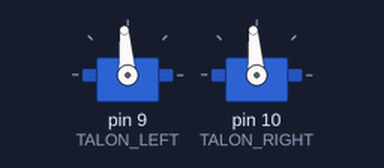
A sketch run on a simulated Arduino Uno, built with avr-gcc and run on an emulated ATmega328P. Shown: 2 × servo.

Above: at 0.1 s.
Timing chart, 0 to 2.5 s (numbered marks = the images above):
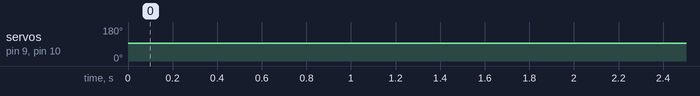

Measured:
- by itself, servo on pin 9 (TALON_LEFT), servo on pin 10 (TALON_RIGHT): 94° → 93° at 1.0 s

The sketch:

Chassis_Control.ino
```cpp
#include <Servo.h>
#include <Wire.h>

// Insert own filepath here
#include "/home/collin/urc2014/tests/drive-test/Chassis_Control/DriveData.h"
// #include "C:\Users\Taylor\Documents\Arduino\libraries\DriveData.h"

//Packet size of DriveData object in bytes
#ifndef NECESSARY_PACKET_SIZE
#define NECESSARY_PACKET_SIZE  sizeof(DriveData)
#endif

#ifndef TIMEOUT
#define TIMEOUT 1000
#endif

const int TALON_LEFT = 9, TALON_RIGHT = 10, MIN_FREQUENCY = 1001, NEUTRAL_FREQUENCY = 1500, MAX_FREQUENCY = 2041;
unsigned long timeLastPacket;

Servo leftMotor, rightMotor;

DriveData data = { 0 };

inline void readBytes(void* dest, size_t len)
{
  for(char* charDest = (char*)dest; len > 0 && Wire.available(); --len, ++charDest )
    *charDest = Wire.read();
}

void i2cHandler(int numBytes)
{
  if(numBytes >= NECESSARY_PACKET_SIZE)
    timeLastPacket = millis();

  while(Wire.available() >= NECESSARY_PACKET_SIZE)
    readBytes(&data, sizeof(data));

  while(Wire.available() > 0)
    Wire.read();
}

void setup()
{
  // Attach the motors and set their starting speed to neutral/zero speed
  leftMotor.attach(TALON_LEFT);
  rightMotor.attach(TALON_RIGHT);
  leftMotor.writeMicroseconds(NEUTRAL_FREQUENCY);
  rightMotor.writeMicroseconds(NEUTRAL_FREQUENCY);

  Wire.begin(4);
  Wire.onReceive(i2cHandler);

  timeLastPacket = 0;
}

void loop()
{
  int leftSpeed = 0, rightSpeed = 0;

  leftSpeed = map(data.left_motor, -127, 128, MIN_FREQUENCY, MAX_FREQUENCY);
  rightSpeed = map(data.right_motor, -127, 128, MIN_FREQUENCY, MAX_FREQUENCY);

  if(millis() - timeLastPacket < TIMEOUT)
  {
    // Set speeds of motors and print
    leftMotor.writeMicroseconds(leftSpeed);
    rightMotor.writeMicroseconds(rightSpeed);
  }
  else
  {
    // Timeout handling (stop motors)
    leftMotor.writeMicroseconds(NEUTRAL_FREQUENCY);
    rightMotor.writeMicroseconds(NEUTRAL_FREQUENCY);
  }
  delay(3);
}
```

DriveData.h
```cpp
/** @file DriveData.h
 *
 * Defines the structure that holds control information for the drive module.
 */
#ifndef DriveData_h
#define DriveData_h 1

#include <stdint.h>
#include <stddef.h>

#ifdef __cplusplus
extern "C" {
#endif

    typedef enum
        {
            /** Whether to speed-control the motors (rather than power control) */
            DRIVE_DATA_PID_ENABLE = 1 << 0,

            /** Re-initialize the PID loop. This should clear accumulated error when
                switched on */
            DRIVE_DATA_PID_INIT   = 1 << 1,

            /** Trigger when the arduino should expect new values for P, I, and D from
                an external structure. */
            DRIVE_DATA_PID_ACCEPT = 1 << 2
        } DriveDataFlags;

    /** The "packed" attribute prevents GCC from adding extra bytes to the
        structure for memory-alignment purposes, which we don't want because the
        structure needs to have the same layout o nall architectures (e.g., your
        computer [probably 64-bit] and the AVR microcontrollers [8-bit]).  */
    typedef struct __attribute__ (( packed ))
    {
        int8_t flags;

        /** Left motor speed */
        int8_t left_motor;

        /** Right motor speed */
        int8_t right_motor;
    } DriveData;

#ifdef __cplusplus
}
#endif

#endif /* DriveData_h */
```
